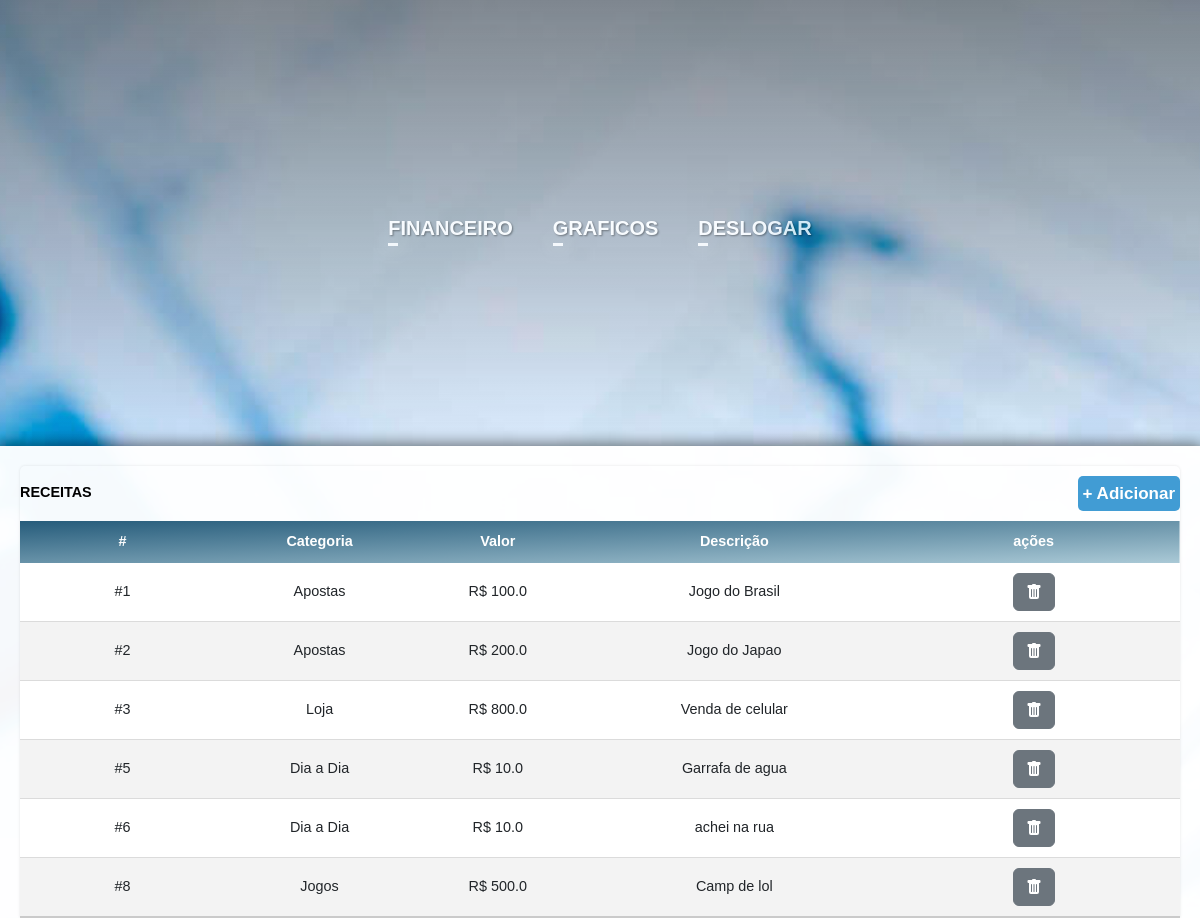
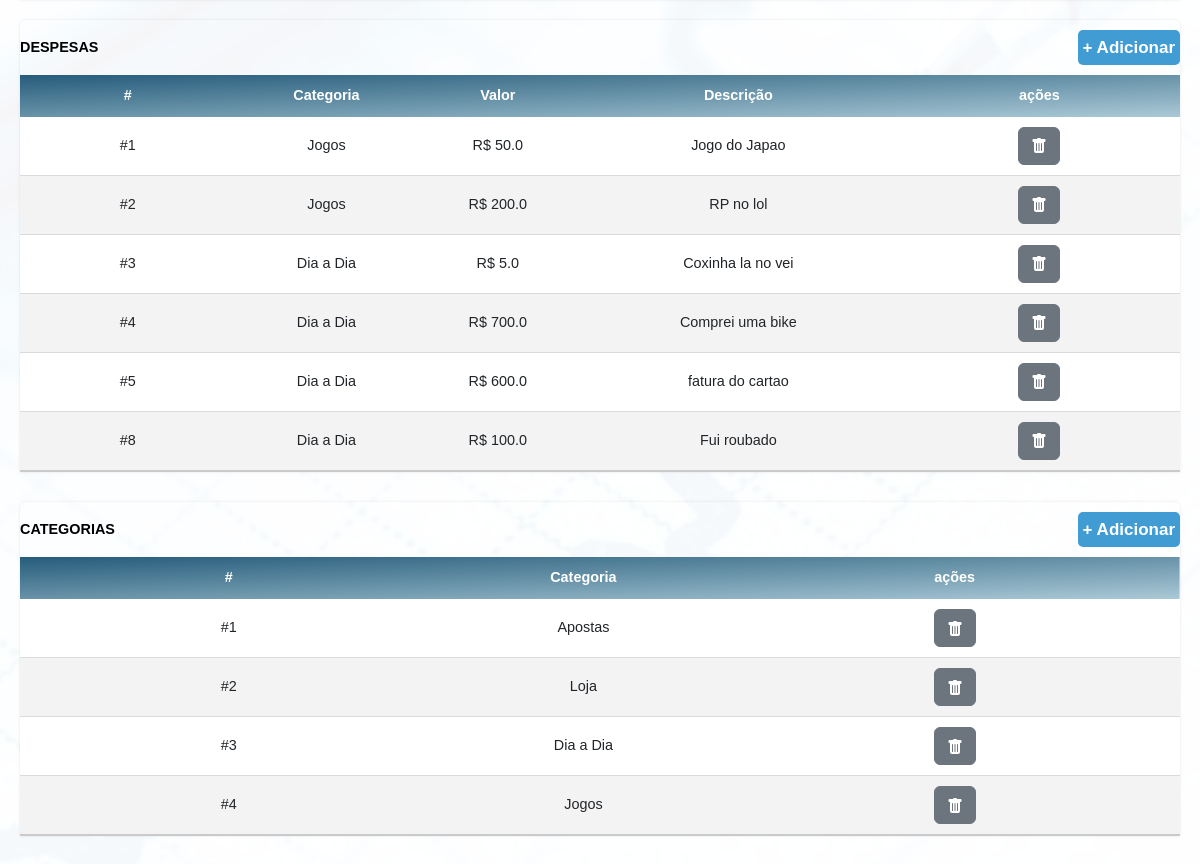
Screenshot of /auth/inicio/ (signed in) with the database file from the repository (2 pictures, top to bottom).
### main/models.py (models this page shows)
class Receita(models.Model):
    categoria = models.ForeignKey(Categoria, on_delete=models.CASCADE, null=True, blank=True)
    descricao = models.CharField(max_length=100)
    valor = models.FloatField()
    user = models.ForeignKey(User, on_delete=models.CASCADE, null=True, blank=True)

class Categoria(models.Model):
    nome = models.CharField(max_length=30)
    def __str__(self):
        return str(self.nome)

class Despesa(models.Model):
    categoria = models.ForeignKey(Categoria, on_delete=models.CASCADE, null=True, blank=True)
    descricao = models.CharField(max_length=100)
    valor = models.FloatField()
    user = models.ForeignKey(User, on_delete=models.CASCADE, null=True, blank=True)

### main/views.py (the view)
# urls.py: path('inicio/', views.inicio, name='inicio'),
@login_required(login_url="/auth/login/")
def inicio(request):
    categorias = Categoria.objects.all
    despesas = Despesa.objects.filter( user = request.user )
    receitas = Receita.objects.filter( user = request.user )
    return render(request, 'inicio/inicio.html',{'despesas':despesas,'receitas':receitas,'categorias':categorias})

### main/templates/inicio/inicio.html (shortened to what this page needs)
{% load static %}
<!DOCTYPE html>
<html lang="en">
<head>
    <link href="https://cdn.jsdelivr.net/npm/bootstrap@5.2.3/dist/css/bootstrap.min.css" rel="stylesheet">
</head>
<body>
    <div class="Backgroundimg">
        {% include 'components/navbar.html' %}
        <div class="container-principal">
            <div class="tabelas">
                <div class="divtabela">
                    <table class='contenttable'>
                        <thead>
                            <tr style="color:rgb(0, 0, 0);">
                                <th style="text-align: start;">RECEITAS</th>
                                <th></th><th></th><th></th>
                                <th style="text-align: end;">
                                    <a type="button" class="btnadd" data-bs-toggle="modal" data-bs-target="#ModalReceita">
                                        + Adicionar
                                    </a>
                                </th>
                            </tr>
                            <tr style="background: linear-gradient(to bottom right, rgb(38, 92, 123), rgb(170, 201, 214));">
                                <th>#</th>
                                <th>Categoria</th>
                                <th>Valor</th>
                                <th>Descrição</th>
                                <th>ações</th>
                            </tr>
                        </thead>
                        <tbody>
                            {% for receitas in receitas %}
                            <tr>
                                <td>#{{receitas.id}}</td>
                                <td>{{receitas.categoria}}</td>
                                <td>R$ {{receitas.valor}}</td>
                                <td>{{receitas.descricao}}</td>
                                <td>
                                <a href="/auth/receitaDel/{{receitas.id}}" type="button" class="btn btn-secondary">
                                </a>
                                </td>
                            </tr>
                            {% endfor %}
                        </tbody>
                    </table>
                </div>
                <div class="divtabela">
                    <table class='contenttable'>
                        <thead>
                            <tr style="color:rgb(0, 0, 0);">
                                <th style="text-align: start;">DESPESAS</th>
                                <th></th><th></th><th></th>
                                <th style="text-align: end;">
                                    <a type="button" class="btnadd" data-bs-toggle="modal" data-bs-target="#ModalDespesas">
                                        + Adicionar
                                    </a>
                                </th>
                            </tr>
                            <tr style="background: linear-gradient(to bottom right, rgb(38, 92, 123), rgb(170, 201, 214));">
                                <th>#</th>
                                <th>Categoria</th>
                                <th>Valor</th>
                                <th>Descrição</th>
                                <th>ações</th>
                            </tr>
                        </thead>
                        <tbody>
                            {% for despesas in despesas %}
                            <tr>
                                <td>#{{despesas.id}}</td>
                                <td>{{despesas.categoria}}</td>
                                <td>R$ {{despesas.valor}}</td>
                                <td>{{despesas.descricao}}</td>
                                <td>
                                <a href="/auth/despesaDel/{{despesas.id}}" type="button" class="btn btn-secondary">
                                </a>
                                </td>
                            </tr>
                            {% endfor %}
                        </tbody>
                    </table>
                </div>
            </div>
            <div class="divtabela" style="width: 100%; padding-top: 10px;">
                <table class='contenttable'>
                    <thead>
                        <tr style="color:rgb(0, 0, 0);">
                            <th style="text-align: start;">CATEGORIAS</th>
                            <th></th>
                            <th style="text-align: end;">
                                <a type="button" class="btnadd" data-bs-toggle="modal" data-bs-target="#ModalCategoria">
                                    + Adicionar
                                </a>
                            </th>
                        </tr>
                        <tr style="background: linear-gradient(to bottom right, rgb(38, 92, 123), rgb(170, 201, 214));">
                            <th>#</th>
                            <th>Categoria</th>
                            <th>ações</th>
                        </tr>
                    </thead>
                    <tbody>
                        {% for categorias in categorias %}
                        <tr>
                            <td>#{{categorias.id}}</td>
                            <td>{{categorias.nome}}</td>
                            <td>
                            <a href="/auth/categoriaDel/{{categorias.id}}" type="button" class="btn btn-secondary">
                            </a>
                            </td>
                        </tr>
                        {% endfor %}
                    </tbody>
                </table>
            </div>
        </div>
    </div>
</body>
</html>

### rows the page displays
Receita: id "1", categoria "Apostas", valor "100.0", descricao "Jogo do Brasil"
Receita: id "2", categoria "Apostas", valor "200.0", descricao "Jogo do Japao"
Receita: id "3", categoria "Loja", valor "800.0", descricao "Venda de celular"
Receita: id "5", categoria "Dia a Dia", valor "10.0", descricao "Garrafa de agua"
Receita: id "6", categoria "Dia a Dia", valor "10.0", descricao "achei na rua"
Receita: id "8", categoria "Jogos", valor "500.0", descricao "Camp de lol"
Despesa: id "1", categoria "Jogos", valor "50.0", descricao "Jogo do Japao"
Despesa: id "2", categoria "Jogos", valor "200.0", descricao "RP no lol"
Despesa: id "3", categoria "Dia a Dia", valor "5.0", descricao "Coxinha la no vei"
Despesa: id "4", categoria "Dia a Dia", valor "700.0", descricao "Comprei uma bike"
Despesa: id "5", categoria "Dia a Dia", valor "600.0", descricao "fatura do cartao"
Despesa: id "8", categoria "Dia a Dia", valor "100.0", descricao "Fui roubado"
Categoria: id "1", nome "Apostas"
Categoria: id "2", nome "Loja"
Categoria: id "3", nome "Dia a Dia"
Categoria: id "4", nome "Jogos"
